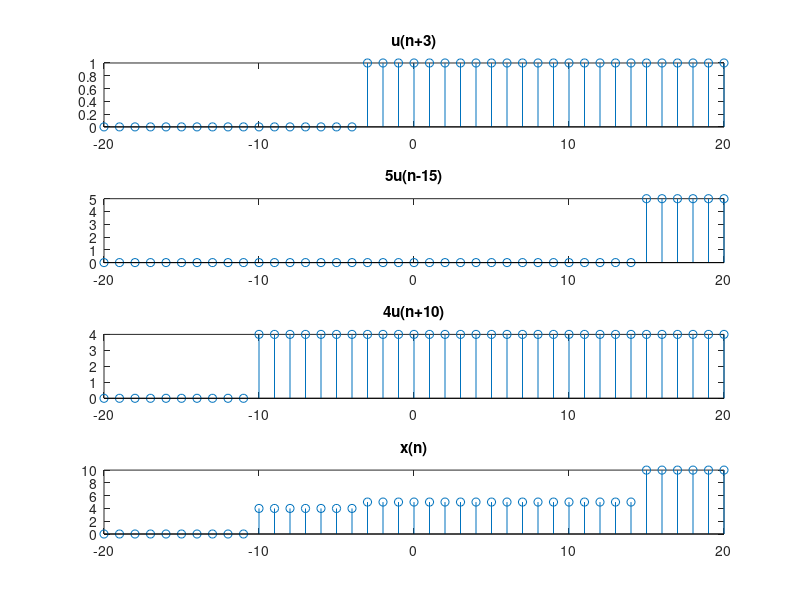

Here is the MATLAB script that generated this plot: (Note: this script raises an error after producing the figure.)
% Program 1.1
% Generation of Elementary signals in Discrete- time

clc; close all; clear all;
% Unit Impulse sequence
n=-10:1:10;
impulse=[zeros(1,10),ones(1,1),zeros(1,10)];
subplot(2,2,1);stem(n,impulse);
xlabel('Discrete time n - - >');ylabel('Amplitude - - >');
title('Unit Impulse sequence');
axis([-10 10 0 1.2]);

% Unit Step sequence
n=-10:1:10;
step=[zeros(1,10),ones(1,11)];
subplot(2,2,2);stem(n,step);
xlabel('Discrete time n - - >');ylabel('Amplitude - - >');
title('Unit Step sequence');
axis([-10 10 0 1.2]);

% Unit Ramp sequence
n=0:1:10;
ramp=n;
subplot(2,2,3);stem(n,ramp);
xlabel('Discrete time n - - >');ylabel('Amplitude - - >');
title('Unit Ramp sequence');

% Unit Parabolic sequence
n=0:1:10;
parabola=0.5*(n.^2);
subplot(2,2,4);stem(n,parabola);
xlabel('Discrete time n - - >');ylabel('Amplitude - - >');
title('Unit Parabolic sequence');

% Program 1.2
% Generation of a Discrete- time exponential sequence

clc;close all;clear all;
n=-10:1:10;

% for 0<a<1
a=0.8;
x1=a.^n;
subplot(2,2,1);stem(n,x1);
title('x1(n)for 0<a<1');

% for a>1
a=1.5;
x2=a.^n;
subplot(2,2,2);stem(n,x2);
title('x2(n) for a>1');

% for -1<a<0
a=-0.8;
x3=a.^n;
subplot(2,2,3); stem(n,x3);
title('x3(n) for - 1<a<0');

% for a<- 1
a=-1.2;
x4=a.^n;
subplot(2,2,4); stem(n,x4);
title('x4(n) for a<- 1');
xlabel('samples n');
ylabel('sample amplitude');

% Program 1.3
% Multiplication of Discrete- time signals

clc;close all;clear all;
% x1(n)=6*a^n;
n = 0:0.1:5;
a = 2;
x1 = 6*(a.^n);
subplot(3,1,1); stem(n,x1);
title('x1(n)');

% x2(n)=2*cos(wn)
f=1.2;
x2=2*cos(2*pi*f*n);
subplot(3,1,2); stem(n,x2);
title('x2(n)');

% multiplication of two sequences
y=x1.*x2;
subplot(3,1,3); stem(n,y);
xlabel('time n');ylabel('amplitude');
title('y(n)');

% Program 1.4
% Even and Odd components of the sequence y(n)=u(n)- u(n- 10)

n=-15:1:15;
y1=[zeros(1,15),ones(1,10),zeros(1,6)];
y2=fliplr(y1);
ye=0.5*(y1+y2);
yo=0.5*(y1-y2);
subplot(2,2,1);stem(n,y1);
xlabel('time - - >');ylabel('Amplitude - - >');
title('y(n)');
subplot(2,2,2);stem(n,y2);
xlabel('time - - >');ylabel('Amplitude - - >');
title('y(- n)');
subplot(2,2,3);stem(n,ye);
xlabel('time - - >');ylabel('Amplitude - - >');
title('ye(n)');
subplot(2,2,4);stem(n,yo);
xlabel('time - - >');ylabel('Amplitude - - >');
title('yo(n)');

% Program 1.5
% Generation of the composite sequence x(n)=u(n+3)+5u(n-15)+4u(n+10)

clc;close all;clear all;
n=-20:1:20;
u=[zeros(1,20),ones(1,21)];
u1=[zeros(1,17),ones(1,24)];
u2=[zeros(1,35),ones(1,6)];u2=5*u2;
u3=[zeros(1,10),ones(1,31)];u3=4*u3;
x=u1+u2+u3;
subplot(4,1,1);stem(n,u1);
title('u(n+3)');
subplot(4,1,2);stem(n,u2);
title('5u(n-15)');
subplot(4,1,3);stem(n,u3);
title('4u(n+10)');
subplot(4,1,4);stem(n,x);
title('x(n)');

% Program 1.6
% Generation of swept frequency sinusoidal signal

clc; clear all; close all;
n = 0:100;
a = pi/2/100;
b = 0;
arg = a*n*n + b*n;
x = cos(arg);
stem(n,x);
xlabel('Discrete time');
ylabel('Amplitude');
title('Swept- frequency sinusoidal signal');

% Program 1.7
% Checking the Time-invariance property

clc; clear all; close all;
n = 0:40; D = 10;
x = 3*cos(2*pi*0.1*n) - 2*cos(2*pi*0.4*n);
xd = [zeros(1, D) x];
num = [2.2403 2.4908 2.2403];
den = [1 -0.4 0.75];
ic = [0 0];
y = filter(num,den,x,ic);
yd = filter(num,den,xd,ic);
d = y - yd(1+D:41+D);
subplot(3,1,1),stem(n,y);
xlabel('Discrete time');
ylabel('Amplitude');
title('output y[n]');
subplot(3,1,2), stem(n,yd(1:41));
xlabel('Discrete time');
ylabel('Amplitude');
title('output due to delayed input');
subplot(3,1,3), stem(n,d);
xlabel('Discrete time');
ylabel('Amplitude');
title('difference signal');

% Program 1.8
% Computation of impulse response

clc; clear all; close all;
N=40;
num=[2.2403 2.4908 2.2403];
den=[1 -0.4 0.75];
y=impz(num,den,N);
stem(y);
xlabel('Discrete time');
ylabel('Amplitude');
title('Impulse response of the filter');

% Program 1.9
% Checking the linearity of a system

clc; clear all; close all;
n = 0:50;
a = 2; b = -3;
x1 = cos(2*pi*0.1*n);
x2 = cos(2*pi*0.4*n);
x = a*x1 + b*x2;
num = [2.2403 2.4908 2.2403];
den = [1 -0.4 0.75];
ic = [0 0];
y1 = filter(num,den,x1,ic);
y2 = filter(num,den,x2,ic);
y = filter(num,den,x,ic);
yt = a*y1 + b*y2;
d = y - yt;
subplot(3,1,1);stem(n,y);
xlabel('Discrete time');
ylabel('Amplitude');
title('output due to weighted input');
subplot(3,1,2);stem(n,yt);
xlabel('Discrete time');
ylabel('Amplitude');
title('Weighted output');
subplot(3,1,3);stem(n,d);
xlabel('Discrete time');
ylabel('Amplitude');
title('difference signal');

% Program 1.10
% Testing the stability of a system

clc; clear all; close all;
num = [1 -0.8];
den = [1 1.5 0.9];
N=200;
h = impz(num,den,N+1);
parsum = 0;
for k = 1:N+1
    parsum = parsum + abs(h(k));
    if abs(h(k))<10^(-6)
        break;
    end
end
stem(h);
xlabel('Discrete time');
ylabel('Amplitude');
disp('Value=');
disp(abs(h(k)));
